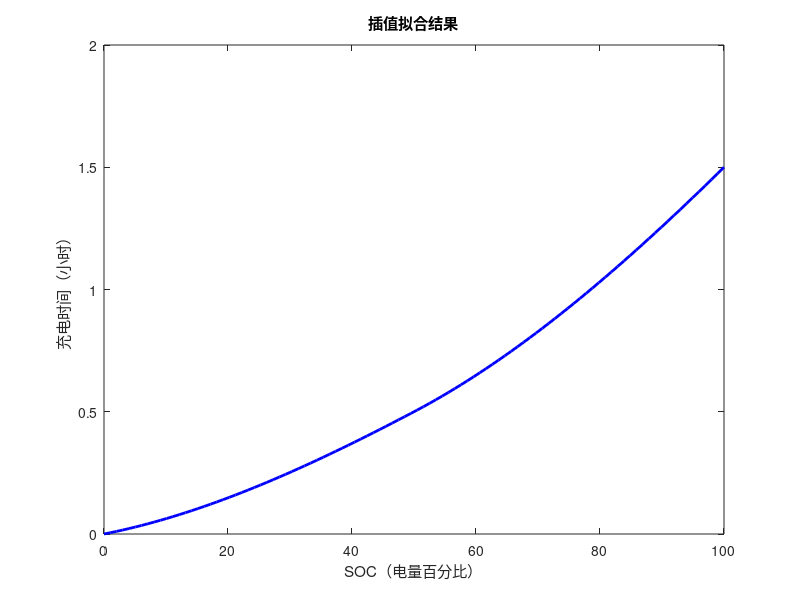

Reproduce this figure in MATLAB.
% 数据准备
soc = [0, 50, 100]; % 电量百分比
timeData = [0, 0.5, 1.5]; % 对应的充电时间（单位：小时）

% 插值拟合
timeInterpolated = interp1(soc, timeData, 'pchip', 'pp');

% 在一系列SOC值上评估插值函数
socEval = linspace(0, 100, 100);
timeEval = ppval(timeInterpolated, socEval);

% 绘制插值曲线
figure;
plot(socEval, timeEval, 'b-', 'LineWidth', 2);
xlabel('SOC（电量百分比）');
ylabel('充电时间（小时）');
title('插值拟合结果');